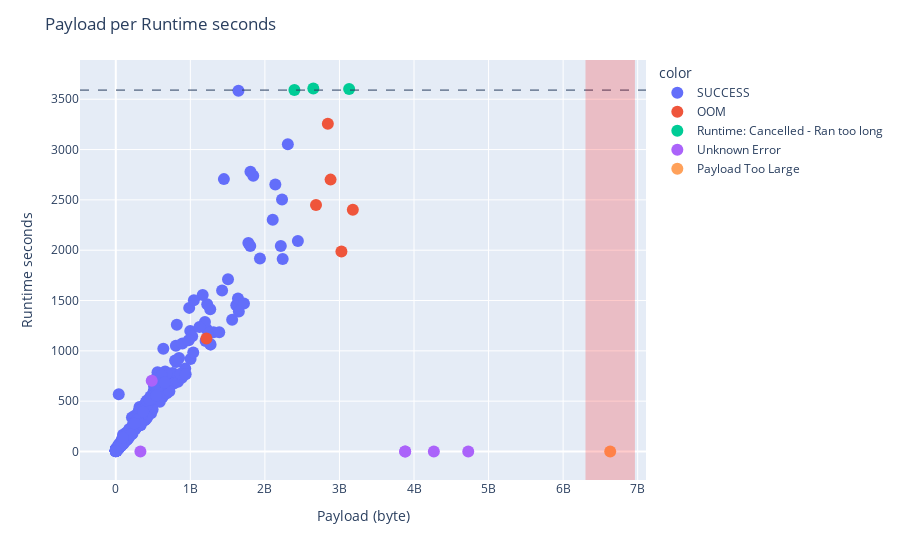

Write notebook code for a chart like this one.
### Markdown cell above
### Runtime seconds vs number of circuits
Time_simulation (aka, runtime-seconds) versus payload size. This helps us see what the cutoffs look like. For this plot, I would suggest plotting lines indicating the payload size at which the Runtime says it was too big, as well as the time past which the Runtime said it timed out.

### Code cell
list_payload_size = tele_file["payload_size"].tolist()
list_time_simu = tele_file["time_simu"].tolist()
list_comment = tele_file["comment"].tolist()

exceed_payload = []
exceed_time = []
for time_simu, payload_size, comment in zip(list_time_simu, list_payload_size, list_comment):
    exceed_payload.append(payload_size) if comment == "Payload Too Large" else None
    exceed_time.append(time_simu) if comment == "Runtime: Cancelled - Ran too long" else None

print("Size of dataframe : ", len(list_payload_size))

#fig = px.scatter(x=list_time_simu, y=list_payload_size, color=list_comment)
#fig.add_hrect(y0=(min(exceed_payload)-min(exceed_payload)/20), y1=(max(exceed_payload)+max(exceed_payload)/20), 
              #line_width=0,line_color="red", fillcolor="red", opacity=0.2)
#fig.add_vline(x=min(exceed_time), fillcolor="green", line_width=1, line_dash="dash")
#fig.update_layout(title_text='Payload per Runtime seconds', 
                  #xaxis_title="Runtime seconds", yaxis_title="Payload (kb)")

fig = px.scatter(x=list_payload_size, y=list_time_simu, color=list_comment)
fig.add_hline(y=min(exceed_time), fillcolor="green", line_width=1, line_dash="dash")
fig.add_vrect(x0=(min(exceed_payload)-min(exceed_payload)/20), x1=(max(exceed_payload)+max(exceed_payload)/20), 
              line_width=0,line_color="red", fillcolor="red", opacity=0.2)
fig.update_layout(title_text='Payload per Runtime seconds', 
                  xaxis_title="Payload (byte)", yaxis_title="Runtime seconds")

fig.update_traces(marker=dict(size=12))

interac_o_static(fig)

### Figure 1 — Plotly figure (JSON) as saved in the notebook; plotly's stock layout.template omitted (floating-point values rounded to 4 significant figures; data arrays with more than 128 entries replaced by an {"elided": "..."} marker saying what was removed)
{"data": [{"hovertemplate": "color=SUCCESS<br>x=%{x}<br>y=%{y}<extra></extra>", "legendgroup": "SUCCESS", "marker": {"color": "#636efa", "size": 12, "symbol": "circle"}, "mode": "markers", "name": "SUCCESS", "orientation": "v", "showlegend": true, "type": "scatter", "x": {"elided": "415 int values"}, "xaxis": "x", "y": {"elided": "415 float values"}, "yaxis": "y"}, {"hovertemplate": "color=OOM<br>x=%{x}<br>y=%{y}<extra></extra>", "legendgroup": "OOM", "marker": {"color": "#EF553B", "size": 12, "symbol": "circle"}, "mode": "markers", "name": "OOM", "orientation": "v", "showlegend": true, "type": "scatter", "x": [2844273952, 1215683288, 2880768472, 3179347408, 2685648472, 3026525264], "xaxis": "x", "y": [3257.0, 1122.0, 2701.0, 2401.0, 2450.0, 1988.0], "yaxis": "y"}, {"hovertemplate": "color=Runtime: Cancelled - Ran too long<br>x=%{x}<br>y=%{y}<extra></extra>", "legendgroup": "Runtime: Cancelled - Ran too long", "marker": {"color": "#00cc96", "size": 12, "symbol": "circle"}, "mode": "markers", "name": "Runtime: Cancelled - Ran too long", "orientation": "v", "showlegend": true, "type": "scatter", "x": [3129700944, 2649460544, 2395789240], "xaxis": "x", "y": [3601.0, 3606.0, 3591.0], "yaxis": "y"}, {"hovertemplate": "color=Unknown Error<br>x=%{x}<br>y=%{y}<extra></extra>", "legendgroup": "Unknown Error", "marker": {"color": "#ab63fa", "size": 12, "symbol": "circle"}, "mode": "markers", "name": "Unknown Error", "orientation": "v", "showlegend": true, "type": "scatter", "x": [4266056112, 330179000, 4727542384, 481927736, 3881463848, 3881463848], "xaxis": "x", "y": [0, 0, 0, 703.1, 0, 0], "yaxis": "y"}, {"hovertemplate": "color=Payload Too Large<br>x=%{x}<br>y=%{y}<extra></extra>", "legendgroup": "Payload Too Large", "marker": {"color": "#FFA15A", "size": 12, "symbol": "circle"}, "mode": "markers", "name": "Payload Too Large", "orientation": "v", "showlegend": true, "type": "scatter", "x": [6631575536], "xaxis": "x", "y": [0], "yaxis": "y"}], "layout": {"legend": {"title": {"text": "color"}, "tracegroupgap": 0}, "margin": {"t": 60}, "shapes": [{"fillcolor": "green", "line": {"dash": "dash", "width": 1}, "type": "line", "x0": 0, "x1": 1, "xref": "x domain", "y0": 3591.0, "y1": 3591.0, "yref": "y"}, {"fillcolor": "red", "line": {"color": "red", "width": 0}, "opacity": 0.2, "type": "rect", "x0": 6300000000.0, "x1": 6963000000.0, "xref": "x", "y0": 0, "y1": 1, "yref": "y domain"}], "title": {"text": "Payload per Runtime seconds"}, "xaxis": {"anchor": "y", "domain": [0, 1], "title": {"text": "Payload (byte)"}}, "yaxis": {"anchor": "x", "domain": [0, 1], "title": {"text": "Runtime seconds"}}}}
